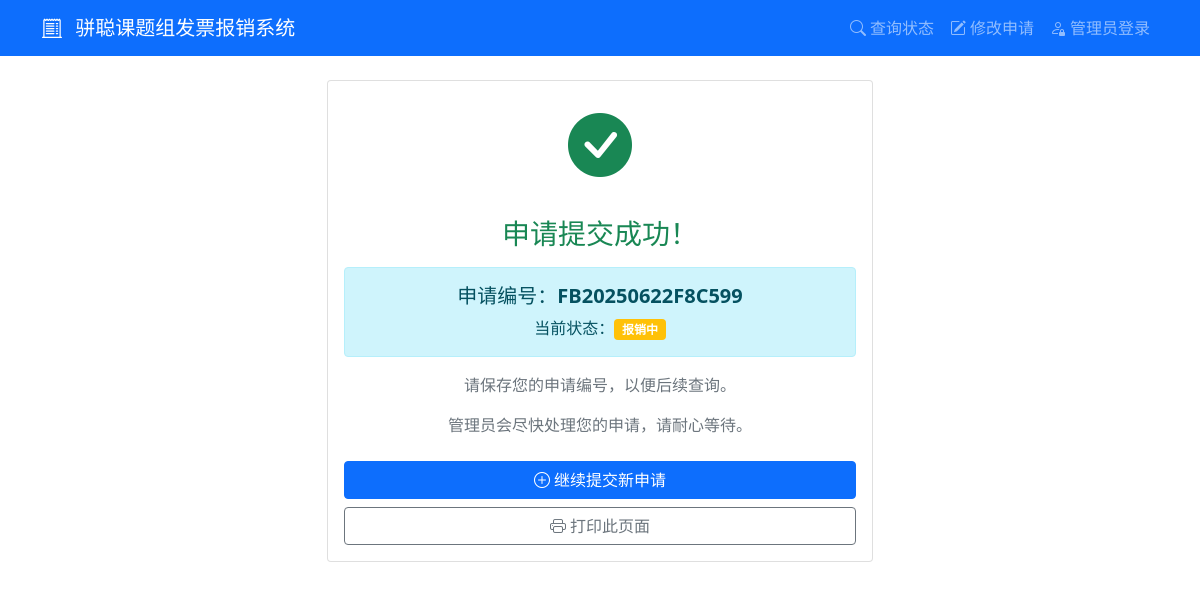
Page /success/FB20250622F8C599 on the earlier database version.
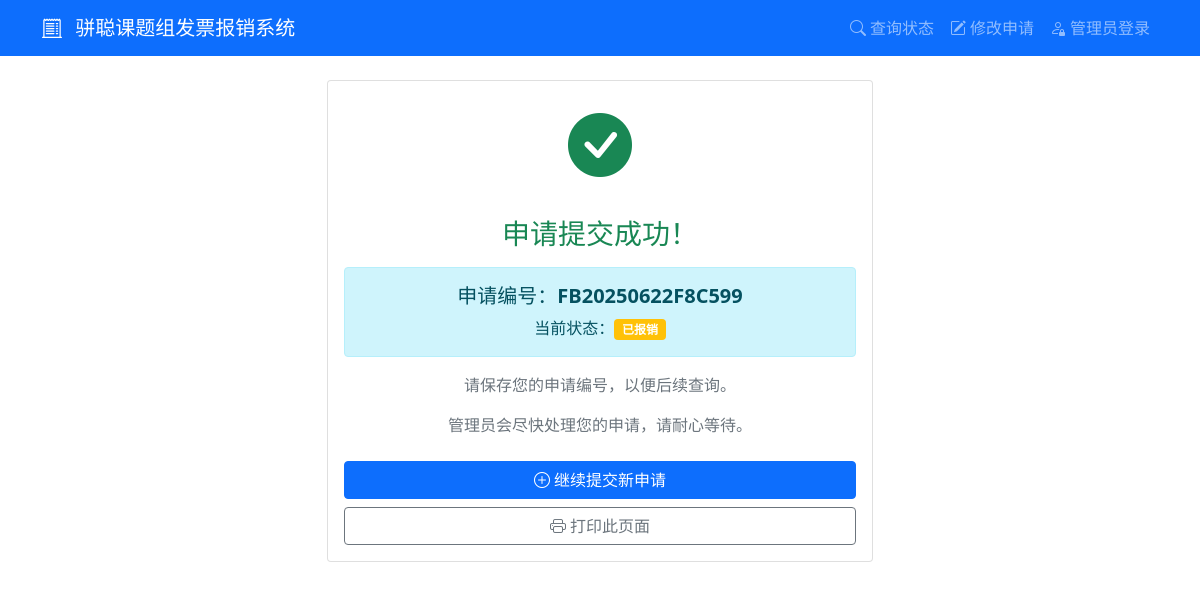
Same page on the later database version.
### tables this page shows
CREATE TABLE applications (
            id INTEGER PRIMARY KEY AUTOINCREMENT,
            app_number TEXT UNIQUE NOT NULL,
            purchaser TEXT NOT NULL,
            purchase_details TEXT,
            item_name TEXT NOT NULL,
            product_link TEXT,
            usage_type TEXT NOT NULL,
            item_type TEXT NOT NULL,
            quantity INTEGER NOT NULL,
            purchase_time DATE NOT NULL,
            invoice_number TEXT NOT NULL,
            invoice_amount REAL NOT NULL,
            invoice_date DATE NOT NULL,
            status TEXT DEFAULT '待审批',
            approval_comment TEXT,
            created_at TIMESTAMP DEFAULT CURRENT_TIMESTAMP,
            updated_at TIMESTAMP DEFAULT CURRENT_TIMESTAMP
        );

### app.py (the view)
        def wrapper(*args, **kwargs):
            user = session.get('admin_username', 'anonymous')
            details = f"操作: {operation_type}, 用户: {user}, URL: {request.url}"
            if kwargs.get('app_number'):
                details += f", 申请编号: {kwargs['app_number']}"
            elif kwargs.get('filename'):
                details += f", 文件名: {kwargs['filename']}"
            if request.method == 'POST':
                form_data = {k: '***' if k == 'password' else v for k, v in request.form.items()}
                details += f", 表单数据: {form_data}"
            if request.args:
                details += f", 查询参数: {dict(request.args)}"
            try:
                result = f(*args, **kwargs)
                app.logger.info(f"{details}, 结果: 成功")
                return result
            except Exception as e:
                app.logger.error(f"{details}, 结果: 失败, 错误: {str(e)}", exc_info=True)
                raise

### app.py (called while the page is built)
@app.route('/success/<app_number>')
@log_operation('查看申请结果')
def success(app_number):
    with sqlite3.connect('reimbursement.db') as conn:
        c = conn.cursor()
        c.execute('SELECT * FROM applications WHERE app_number = ?', (app_number,))
        application = c.fetchone()
    if not application:
        flash('申请不存在')
        return redirect(url_for('index'))
    return render_template('success.html', app_number=app_number, status=application[13])

### templates/success.html (shortened to what this page needs)
{% extends "base.html" %}
{% block content %}
<div class="row justify-content-center">
    <div class="col-md-6">
        <div class="card">
            <div class="card-body text-center">
                <div class="mb-4">
                    <i class="bi bi-check-circle-fill text-success" style="font-size: 4rem;"></i>
                </div>
                <h3 class="text-success mb-3">申请提交成功！</h3>
                <div class="alert alert-info">
                    <h5>申请编号：<strong>{{ app_number }}</strong></h5>
                    <p class="mb-0">当前状态：<span class="badge bg-warning">{{ status }}</span></p>
                </div>
                <div class="mb-4">
                    <p class="text-muted">请保存您的申请编号，以便后续查询。</p>
                    <p class="text-muted">管理员会尽快处理您的申请，请耐心等待。</p>
                </div>
                <div class="d-grid gap-2">
                    <a href="{{ url_for('index') }}" class="btn btn-primary">
                        <i class="bi bi-plus-circle"></i> 继续提交新申请
                    </a>
                    <button class="btn btn-outline-secondary" onclick="window.print()">
                        <i class="bi bi-printer"></i> 打印此页面
                    </button>
                </div>
            </div>
        </div>
    </div>
</div>
{% endblock %}

Differences in the rows shown:
changed applications "FB20250622F8C599": status "报销中" → "已报销"
